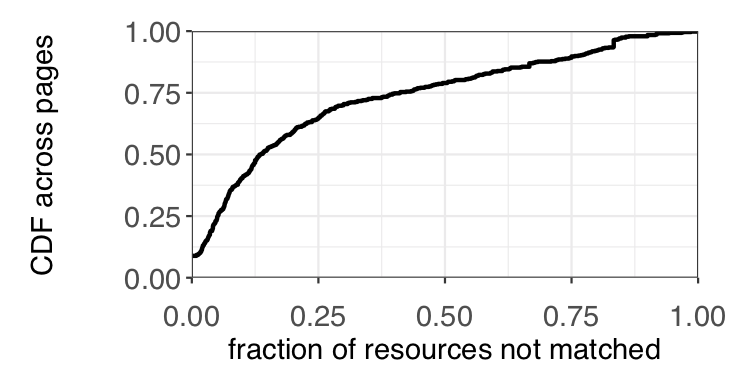

Source code (R):
#!/usr/bin/env Rscript
# Arguments: <path to input file> <path to output file>
library(ggplot2)
library(wesanderson)

args <- commandArgs(trailingOnly=TRUE)
output <- args[2]

data <- read.csv(args[1], header=TRUE, sep=",")

# data2 <- read.csv(args[2], header=TRUE, sep=",")

# data$network <- factor(data$network, levels = rev(levels(data$network)))
# data$network <- factor(data$network, levels=c("1day","30min","1min"))
# breaks <- c("Wired, all cores","4G, all cores", "4G, 4 cores disabled")
# labels <- c("lecpu","3g","4g","infinite","cpu-1")
# colnames(data)
# data$category <- factor(data$fraction)
# data$network <- factor(data$network, level=c("Run2","Run0","Run1"))
# data$network <- factor(data$network, level=c("Script","Image","Document","Stylesheet", "Font"))
# data$network <- factor(data$network, levels=c('Other scripts','Filtered scripts'))
pdf(output, height=2.5, width=5.0)
ggplot(data, aes(x=plt)) +
	stat_ecdf(pad = FALSE,size=1) +
	# geom_ribbon(aes(ymin=plt, ymax=1)) + 
	#geom_line()+
	xlab("fraction of resources not matched") +
	# xlab("(Main image bytes)/(Total image bytes)") +
	#ylab("CDF across Alexa news sites") +
	ylab(expression(atop("CDF across pages", paste("")))) + 
	guides(fill=guide_legend(title="Config")) +
	coord_cartesian(ylim=c(0, 1),xlim=c(0,1)) +
	scale_x_continuous(expand=c(0, 0)) +
	 scale_y_continuous(expand=c(0, 0)) + 
	 # scale_color_brewer(breaks=breaks, limits=breaks) + 
	 # scale_x_continuous(sec.axis = sec_axis(~.*1000000, name = "Unique Invocation Count")) + 
	# scale_linetype_manual(values=c("dotted","solid","longdash")) + 
	theme_bw() +
	# scale_linetype_manual(values = c("solid","dash","longdash")) + 
	# guides(fill = guide_legend(nrow = 1))+
	# guides(colour=guide_legend(nrow=2, byrow=TRUE), linetype=guide_legend(nrow=2, byrow=TRUE), direction="vertical") +
	theme(
		legend.title=element_blank(),
		legend.background=element_rect(color="darkgray", fill="white", linetype="solid", size=0.3),
		legend.key=element_blank(),
		legend.key.height=unit(12, "points"),
		legend.key.width=unit(30, "points"),
		legend.position=c(0.69, 0.36),
		# legend.position="top",
		legend.margin=margin(c(1,3,3,3)),
		axis.title=element_text(size=14),
		axis.text=element_text(size=14),
		legend.text=element_text(size=14),
		axis.title.y=element_text(margin=margin(0, 10, 0, 0)),
		# axis.text.x=element_text(margin=margin(10, 0, 0, 0),angle=45),
		axis.text.x=element_text(margin=margin(10, 0, 0, 0)),
		plot.margin=unit(c(15,25,5,15),"points"))
		


.junk <- dev.off()

# lines(ecdf(data2$plt))
#for the js to computation ratio, the input file used was js_fraction_cold.csv
